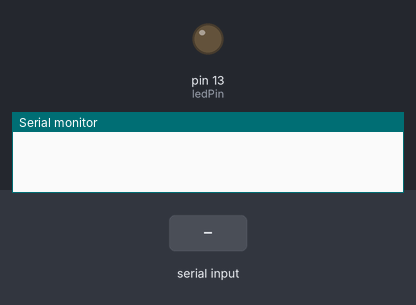
Bench run of a sketch on a simulated Arduino Uno, built with avr-gcc and run on an emulated ATmega328P. Parts: output pins drawn as LEDs (lit = HIGH), the last lines printed to the serial monitor. Inputs (shaded band) come from the test bench.

Above: at 1.2 s.
1.3 s: "SABZ" received over Serial
At 3.2 s:
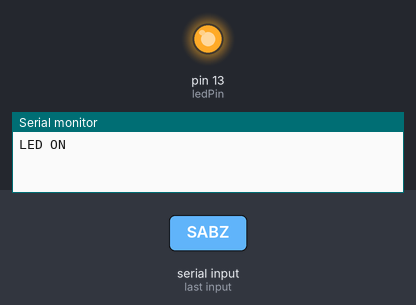
3.8 s: "50" received over Serial
At 6.2 s:
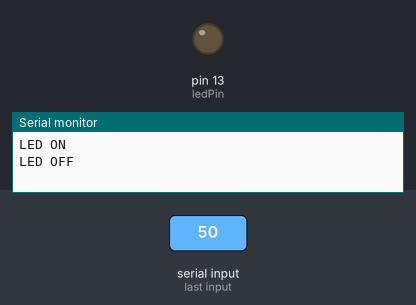
Timing chart, 0 to 7.7 s (numbered marks = the images above; inputs shaded):
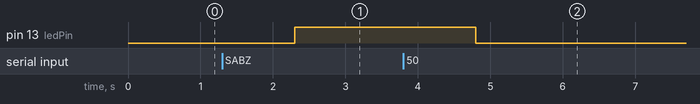

Measured:
- after the input at 1.3 s, pin 13 (ledPin): LOW → HIGH after 1.0 s
- after the input at 3.8 s, pin 13 (ledPin): HIGH → LOW after 1.0 s

The sketch:

file8.ino
```cpp
String inputString = "";
const int ledPin = 13;
void setup() {
  pinMode(ledPin, OUTPUT);
  Serial.begin(9600);
}
void loop() {
  if (Serial.available() > 0) {
    inputString = Serial.readString();
    inputString.trim();
    if (inputString == "SABZ") {
      digitalWrite(ledPin, HIGH);
      Serial.println("LED ON");
    } else if (inputString == "50") {
      digitalWrite(ledPin, LOW);
      Serial.println("LED OFF");
    }
  }
}
```
